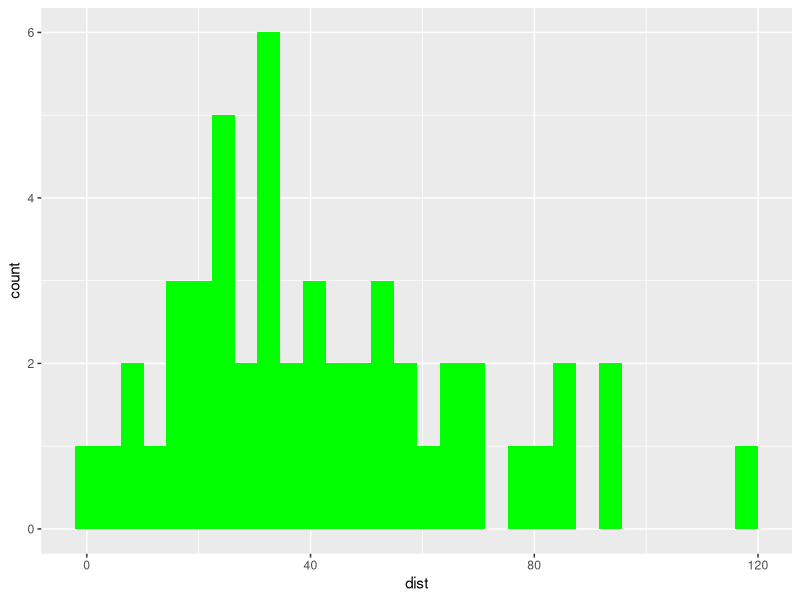
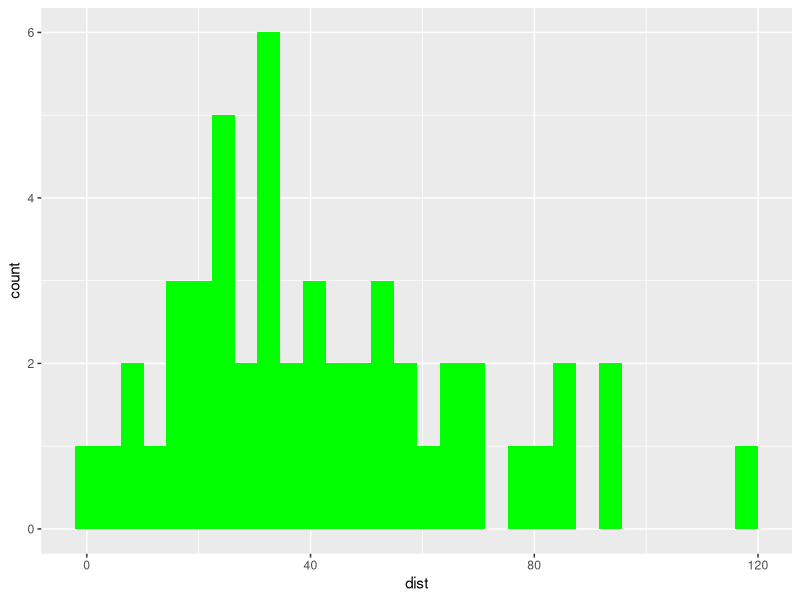

These figures' R source, in order:
## ---- chunk 1
knitr::opts_chunk$set(
  collapse = TRUE,
  comment = "#>",
  eval = T
)
## ---- chunk 2
library(ggplot2)

ggplot(cars, aes(dist)) + 
  geom_histogram(fill = "green")
## ---- chunk 3
geom_histogram_green <- function(...){
  
  ggplot2::geom_histogram(fill = "green", ...)
  
}
## ---- chunk 4
ggplot(cars, aes(dist)) + 
  geom_histogram_green()
## ---- chunk 5
all <- sessionInfo() |> print() |> capture.output()
all[11:17]
## ---- chunk 6
fs::dir_tree(recurse = T)
